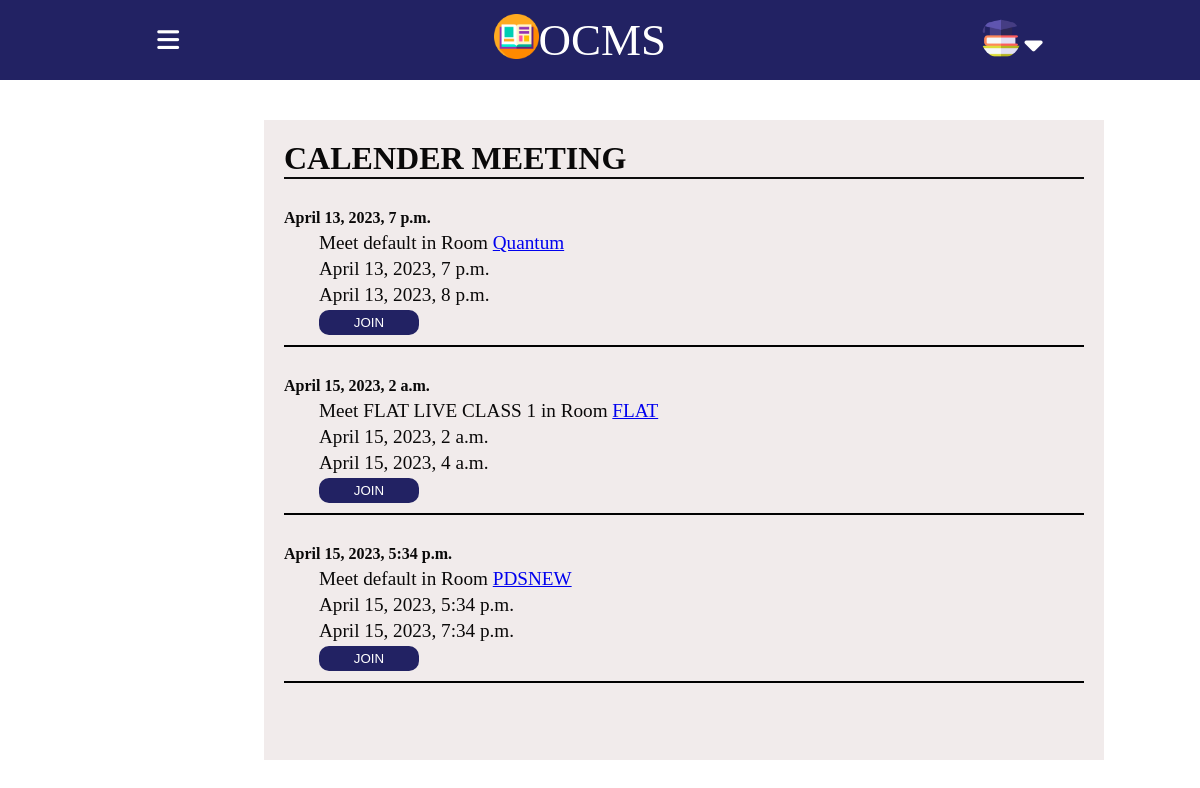
The page /scalendar/ (signed in) on the database its author committed.
### base/models.py (models this page shows, shortened)
class Meeting(models.Model):
    room=models.ForeignKey(Room,on_delete=models.CASCADE)
    name=models.CharField(max_length=400 ,null=True , default="default")
    link = models.CharField(max_length=400)
    start_time = models.DateTimeField()
    end_time = models.DateTimeField()
    class Meta:
        ordering = ['start_time']

class Room(models.Model):
    course_id=models.CharField(max_length=100)
    teacher=models.CharField(max_length=100)
    name = models.CharField(max_length=200) #set it to host.subject_name during declaration by default
    description = models.TextField(null=True, blank=True)
    avatar = models.ImageField(null=True, default="avatar.svg")
    room_code=models.CharField(max_length=100)
    updated = models.DateTimeField(auto_now=True)
    created = models.DateTimeField(auto_now_add=True)
    class Meta:
        ordering = ['-updated', '-created']

### base/views.py (the view)
# urls.py: path('scalendar/',views.scalendar,name="scalendar"),
def scalendar(request):
    student = Student.objects.get(user=request.user)
    meetings = Meeting.objects.filter(room__in=student.rooms.all())
    context={"meetings":meetings,"student":student}
    return render(request,"base/scalendar.html",context)

### base/templates/base/scalendar.html
{% include 'student_main.html' %}
{% block content %}
<div class="calender">
    <h1>CALENDER MEETING</h1>
    {% for meeting in meetings %}
    <div class="calenderinfo">
        <h4>{{meeting.start_time}}</h4>
        <div class="time">
            <p>Meet {{meeting.name}} in Room <a href="{% url 'sroom' meeting.room.id %}">{{meeting.room.name}}</a></p>
            <p>{{meeting.start_time}}</p>
            <p>{{meeting.end_time}}</p>
            <a href={{meeting.link}}><button>JOIN</button></a>
        </div>
    </div>
    {% endfor %}
       </div>
{% endblock content %}

### static/styles/portal.css (style rules this page uses)
* { margin: 0; border: 0; box-sizing: border-box; }
body { height: 100vh; width: 100vw; display: flex; flex-direction: column; }
.calender { height: 80vh; width: 70vw; background-color: rgb(241, 235, 235); overflow-y: scroll; color: yellow; position: absolute; top: 15vh; left: 22vw; color: rgb(10, 9, 9); padding: 20px; }
.calender h1 { border-bottom: 2px solid rgb(12, 12, 12); }
.calenderinfo { margin-top: 30px; padding-bottom: 10px; border-bottom: 2px solid black; }
.time { display: flex; flex-direction: column; gap: 4px; margin-left: 35px; margin-top: 5px; font-size: larger; }
.time button { width: 100px; border: none; padding: 5px; border-radius: 10px; background-color:rgb(34, 34, 99) ; color: white; }

### rows shown on the page
Meeting: start_time "April 13, 2023, 7 p.m.", name "default", room.name "Quantum", end_time "April 13, 2023, 8 p.m."
Meeting: start_time "April 15, 2023, 2 a.m.", name "FLAT LIVE CLASS 1", room.name "FLAT", end_time "April 15, 2023, 4 a.m."
Meeting: start_time "April 15, 2023, 5:34 p.m.", name "default", room.name "PDSNEW", end_time "April 15, 2023, 7:34 p.m."
